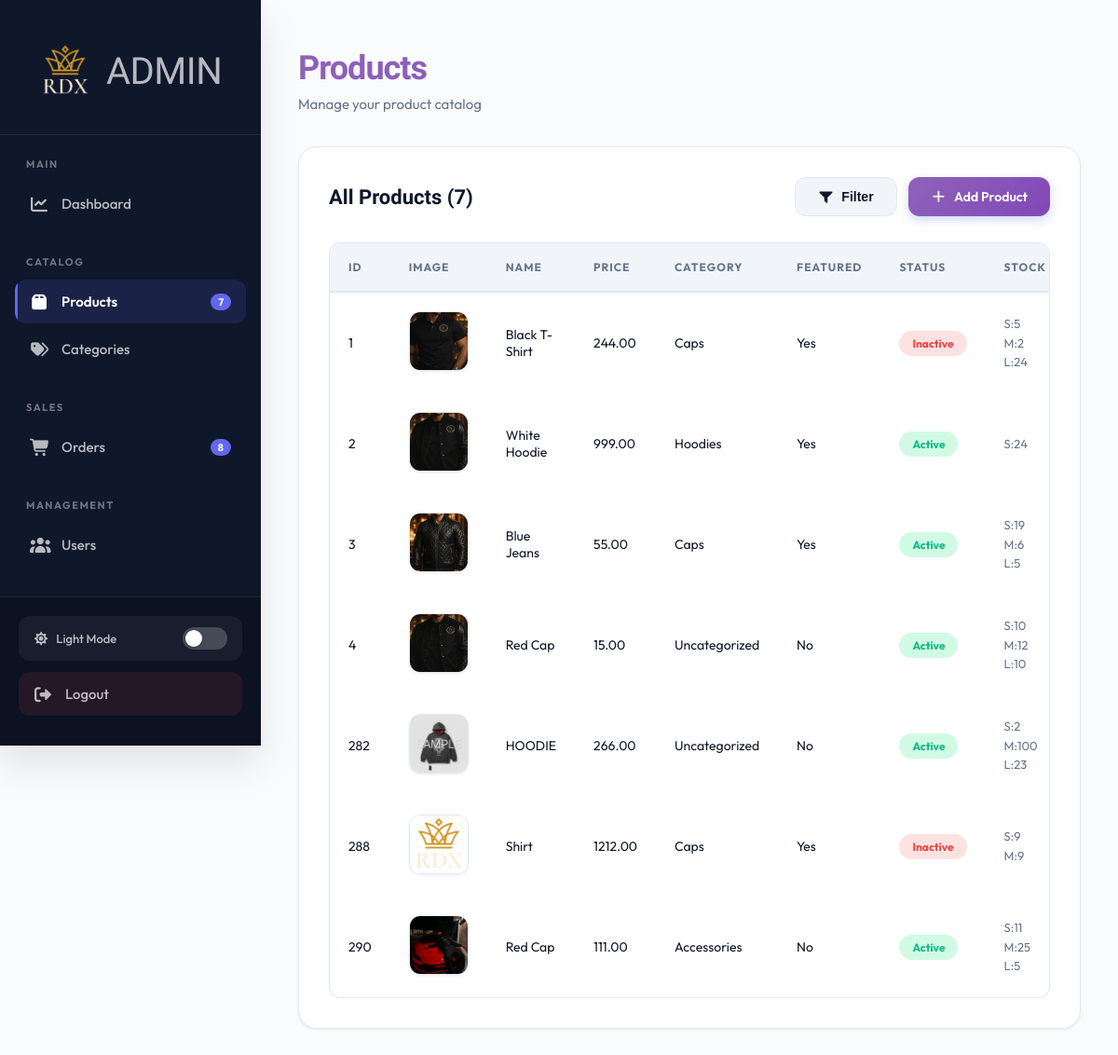
Before: /admin/products.php (signed in) with the older database file.
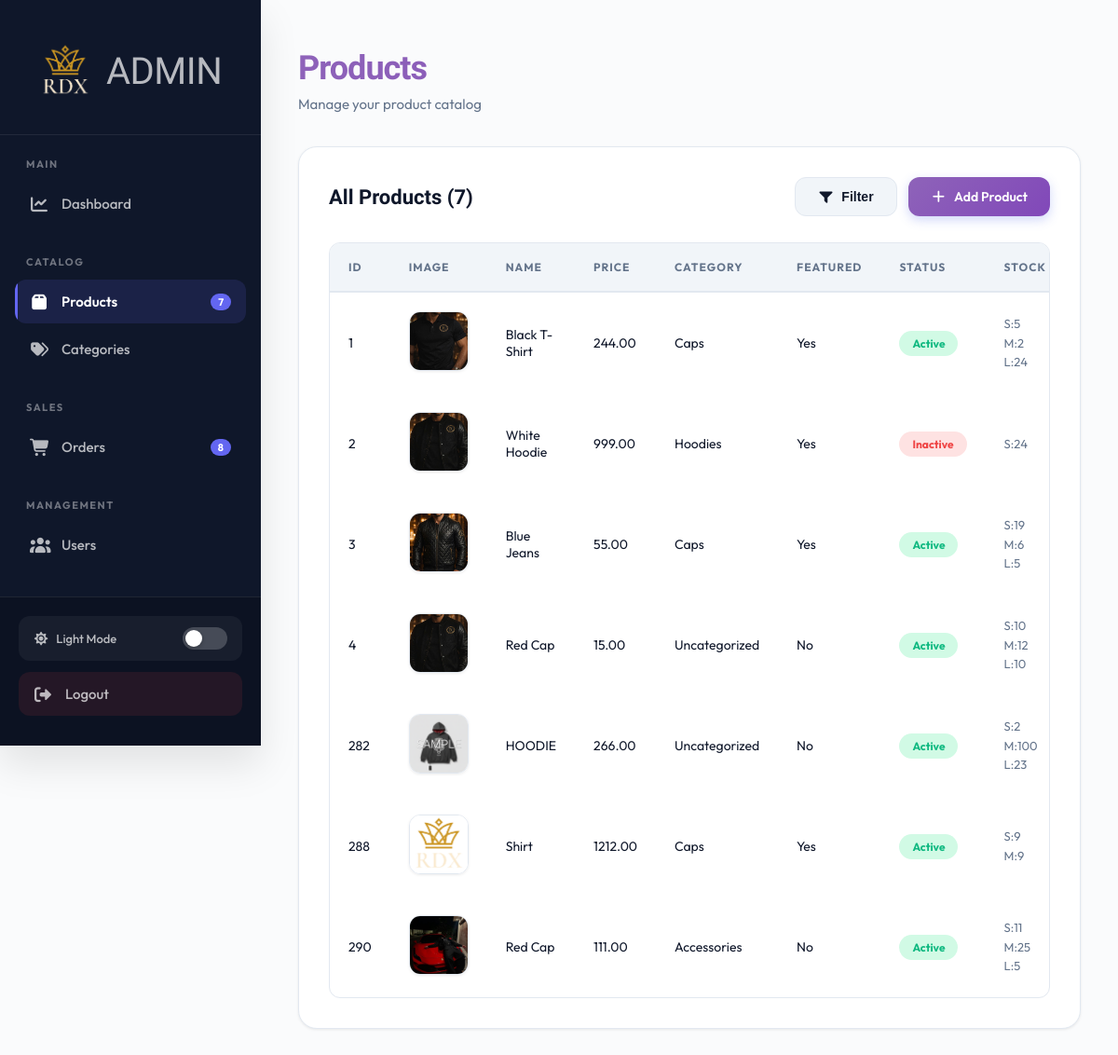
After: the same page with the newer database file.
### tables this page shows
CREATE TABLE `products` (
  `id` int(11) NOT NULL,
  `name` varchar(255) NOT NULL,
  `price` decimal(10,2) NOT NULL,
  `description` text DEFAULT NULL,
  `image` varchar(255) DEFAULT NULL,
  `category_id` int(11) DEFAULT NULL,
  `featured` tinyint(1) DEFAULT 0,
  `status` enum('active','inactive') DEFAULT 'active',
  `created_at` timestamp NOT NULL DEFAULT current_timestamp()
);

CREATE TABLE `categories` (
  `id` int(11) NOT NULL,
  `name` varchar(100) NOT NULL,
  `status` enum('active','inactive') DEFAULT 'active'
);

CREATE TABLE `product_sizes` (
  `id` int(11) NOT NULL,
  `product_id` int(11) NOT NULL,
  `size` enum('S','M','L') NOT NULL,
  `stock` int(11) DEFAULT 0
);

### admin/products.php (the view, shortened to what this page needs)
<?php
require_once __DIR__ . '/../includes/init.php';
require_once __DIR__ . '/../includes/admin_header.php';
?>
<body>
<?php require_once __DIR__ . '/../includes/admin_nav.php' ?>
<div class="main-content">
    <div class="page-header">
        <h1>Products</h1>
        <p class="page-subtitle">Manage your product catalog</p>
    </div>
    <div class="container">
        <div class="container-header">
            <h2 class="container-title">All Products (<?= $countValue; ?>)</h2>
            <div class="btn-group">
                <button class="btn btn-secondary">
                    <i class="fas fa-filter"></i>
                    Filter
                </button>
                <a href="add-product.php" class="btn btn-primary"><i class="fas fa-plus"></i> Add Product</a>
            </div>
        </div>
        <div class="table-wrapper">
            <table>
                <thead>
                    <tr>
                        <th>ID</th>
                        <th>Image</th>
                        <th>Name</th>
                        <th>Price</th>
                        <th>Category</th>
                        <th>Featured</th>
                        <th>Status</th>
                        <th>Stock</th>
                    </tr>
                </thead>
                <tbody>
                    <?php
                        $query = "SELECT products.*, categories.name AS category_name
                            FROM products
                            LEFT JOIN categories
                            ON products.category_id = categories.id";
                        $result = mysqli_query($conn, $query);
                        while ($row = mysqli_fetch_assoc($result)) {
                    ?>
                    <tr>
                        <td>
                            <?php echo $row['id']; ?>
                        </td>
                        <td>
                            <img src="../images/products/<?php echo $row['image']; ?>" class="product-img">
                        </td>
                        <td>
                            <?php echo $row['name'] ;?>
                        </td>
                        <td>
                            <?php echo $row['price'] ;?>
                        </td>
                        <td>
                            <?php if ($row['category_name'] != '') {
                                echo $row['category_name'];
                            } else {
                                echo 'No Category';
                            }
                            ?>
                        </td>
                        <td>
                            <?php
                            echo (($row['featured']) ? "Yes" : "No");
                            ?>
                        </td>
                        <td>
                            <?php if ($row['status'] === 'active') { ?>
                            <span class="badge active">Active</span>
                            <?php } else { ?>
                            <span class="badge inactive">Inactive</span>
                            <?php } ?>
                        </td>
                        <td class="stock-info">
                            <div class="stock-item">
                            <?php
                            $pid = $row['id'];
                            $sizeQuery = "SELECT size, stock FROM product_sizes WHERE product_id = $pid";
                            $sizeResult = mysqli_query($conn, $sizeQuery);
                            while ($sizeRow = mysqli_fetch_assoc($sizeResult)) {
                            echo $sizeRow['size'] . ":" . $sizeRow['stock'] . "<br>";
                            }
                            ?>
                            </div>
                        </td>
                    </tr>
            </tbody>
                <?php } ?>
            </table>
        </div>
    </div>
</div>
    <?php require_once __DIR__ . '/../includes/admin_footer.php'; ?>

### includes/admin_header.php (shortened to what this page needs)
<!DOCTYPE html>
<html lang="en">
<head>
    <link rel="stylesheet" type="text/css" href="/RDX/css/admin.css">
    <link rel="stylesheet" href="/RDX/css/admin-animations.css">
    <link rel="stylesheet" href="https://cdnjs.cloudflare.com/ajax/libs/font-awesome/7.0.1/css/all.min.css">
</head>

### includes/admin_nav.php (shortened to what this page needs)
 <?php
$currentPage = basename($_SERVER['PHP_SELF']);
$count = "SELECT * FROM products";
$countRes = $conn->query($count);
$countValue = (int)mysqli_num_rows($countRes);
?>
 <aside class="sidebar" id="sidebar">
        <div class="sidebar-header">
            <a href="#" class="sidebar-logo">
                <div class="logo-icon">
                <img src="/RDX/images/logo.png" alt="RDX Logo" class="logo-icon">
                </div>
                <span class="logo-text">ADMIN</span>
            </a>
        </div>
        <nav class="sidebar-nav">
            <div class="nav-section">
                <div class="nav-section-title">Main</div>
                <ul>
                    <li>
                        <a href="dashboard.php" class="<?=  ($currentPage == 'dashboard.php') ? 'active' : '' ?>" >
                            <i class="fas fa-chart-line"></i>
                            <span>Dashboard</span>
                        </a>
                    </li>
                </ul>
            </div>
            <div class="nav-section">
                <div class="nav-section-title">Catalog</div>
                <ul>
                    <li>
                        <a href="products.php" class="<?=  ($currentPage == 'products.php') ? 'active' : '' ?>" >
                            <i class="fas fa-box"></i>
                            <span>Products</span>
                            <span class="nav-badge"><?= $countValue; ?></span>
                        </a>
                    </li>
                    <li>
                        <a href="categories.php" class="<?= ($currentPage == 'categories.php') ? 'active' : '' ;?>">
                            <i class="fas fa-tags"></i>
                            <span>Categories</span>
                        </a>
                    </li>
                </ul>
            </div>
            <div class="nav-section">
                <div class="nav-section-title">Sales</div>
                <ul>
                    <li>
                        <a href="orders.php" class="<?= ($currentPage == 'orders.php') ? 'active' : '' ;?>">
                            <i class="fas fa-shopping-cart"></i>
                            <span>Orders</span>
                            <span class="nav-badge">8</span>
                        </a>
                    </li>
                </ul>
            </div>
            <div class="nav-section">
                <div class="nav-section-title">Management</div>
                <ul>
                    <li>
                        <a href="users.php" class="<?= ($currentPage == 'users.php') ? 'active' : '' ;?>">
                            <i class="fas fa-users"></i>
                            <span>Users</span>
                        </a>
                    </li>
                </ul>
            </div>
        </nav>
        <div class="sidebar-footer">
            <div class="theme-toggle" onclick="toggleTheme()">
                <span class="theme-label">
                    <i class="fas fa-sun"></i>
                    <span id="theme-text">Light Mode</span>
                </span>
                <div class="toggle-switch"></div>
            </div>
           <a href="../logout.php" class="logout-btn red">
                <i class="fas fa-sign-out-alt"></i>
                <span>Logout</span>
            </a>
        </div>
    </aside>

### includes/admin_footer.php (shortened to what this page needs)
</body>
</html>

Changed rows visible on the page:
changed products "Black T-Shirt": status "Inactive" → "Active"
changed products "White Hoodie": status "Active" → "Inactive"
changed products "Shirt": status "Inactive" → "Active"
